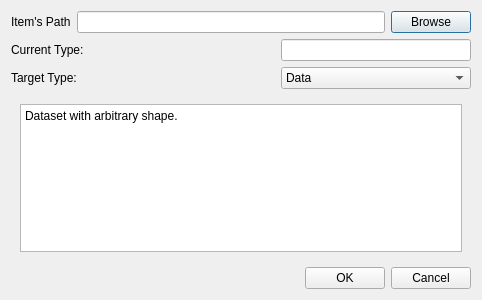
<?xml version="1.0" encoding="UTF-8"?>
<ui version="4.0">
 <class>Dialog</class>
 <widget class="QDialog" name="Dialog">
  <property name="geometry">
   <rect>
    <x>0</x>
    <y>0</y>
    <width>482</width>
    <height>300</height>
   </rect>
  </property>
  <property name="windowTitle">
   <string>Dialog</string>
  </property>
  <layout class="QVBoxLayout" name="verticalLayout_4">
   <item>
    <layout class="QHBoxLayout" name="horizontalLayout">
     <item>
      <widget class="QLabel" name="label">
       <property name="text">
        <string>Item's Path</string>
       </property>
      </widget>
     </item>
     <item>
      <widget class="QLineEdit" name="lineEdit_item_path"/>
     </item>
     <item>
      <widget class="QPushButton" name="pushButton_browse">
       <property name="text">
        <string>Browse</string>
       </property>
      </widget>
     </item>
    </layout>
   </item>
   <item>
    <layout class="QHBoxLayout" name="horizontalLayout_2">
     <item>
      <layout class="QVBoxLayout" name="verticalLayout_2">
       <item>
        <widget class="QLabel" name="label_2">
         <property name="text">
          <string>Current Type:</string>
         </property>
        </widget>
       </item>
       <item>
        <widget class="QLabel" name="label_3">
         <property name="text">
          <string>Target Type:</string>
         </property>
        </widget>
       </item>
      </layout>
     </item>
     <item>
      <spacer name="horizontalSpacer">
       <property name="orientation">
        <enum>Qt::Horizontal</enum>
       </property>
       <property name="sizeHint" stdset="0">
        <size>
         <width>40</width>
         <height>20</height>
        </size>
       </property>
      </spacer>
     </item>
     <item>
      <layout class="QVBoxLayout" name="verticalLayout_3">
       <item>
        <widget class="QLineEdit" name="lineEdit_current_type"/>
       </item>
       <item>
        <widget class="QComboBox" name="comboBox_target_type">
         <item>
          <property name="text">
           <string>Data</string>
          </property>
         </item>
         <item>
          <property name="text">
           <string>Line</string>
          </property>
         </item>
         <item>
          <property name="text">
           <string>Image</string>
          </property>
         </item>
         <item>
          <property name="text">
           <string>VectorField</string>
          </property>
         </item>
         <item>
          <property name="text">
           <string>FourDSTEM</string>
          </property>
         </item>
        </widget>
       </item>
      </layout>
     </item>
    </layout>
   </item>
   <item>
    <widget class="QStackedWidget" name="stackedWidget_introduce">
     <property name="currentIndex">
      <number>0</number>
     </property>
     <widget class="QWidget" name="page_data">
      <layout class="QVBoxLayout" name="verticalLayout_8">
       <item>
        <widget class="QTextBrowser" name="textBrowser_data">
         <property name="html">
          <string>&lt;!DOCTYPE HTML PUBLIC &quot;-//W3C//DTD HTML 4.0//EN&quot; &quot;http://www.w3.org/TR/REC-html40/strict.dtd&quot;&gt;
&lt;html&gt;&lt;head&gt;&lt;meta name=&quot;qrichtext&quot; content=&quot;1&quot; /&gt;&lt;meta charset=&quot;utf-8&quot; /&gt;&lt;style type=&quot;text/css&quot;&gt;
p, li { white-space: pre-wrap; }
&lt;/style&gt;&lt;/head&gt;&lt;body style=&quot; font-family:'Microsoft YaHei UI'; font-size:9pt; font-weight:400; font-style:normal;&quot;&gt;
&lt;p style=&quot; margin-top:0px; margin-bottom:0px; margin-left:0px; margin-right:0px; -qt-block-indent:0; text-indent:0px;&quot;&gt;Dataset with arbitrary shape. &lt;/p&gt;&lt;/body&gt;&lt;/html&gt;</string>
         </property>
        </widget>
       </item>
      </layout>
     </widget>
     <widget class="QWidget" name="page_line">
      <layout class="QVBoxLayout" name="verticalLayout_7">
       <item>
        <widget class="QTextBrowser" name="textBrowser_line">
         <property name="html">
          <string>&lt;!DOCTYPE HTML PUBLIC &quot;-//W3C//DTD HTML 4.0//EN&quot; &quot;http://www.w3.org/TR/REC-html40/strict.dtd&quot;&gt;
&lt;html&gt;&lt;head&gt;&lt;meta name=&quot;qrichtext&quot; content=&quot;1&quot; /&gt;&lt;meta charset=&quot;utf-8&quot; /&gt;&lt;style type=&quot;text/css&quot;&gt;
p, li { white-space: pre-wrap; }
&lt;/style&gt;&lt;/head&gt;&lt;body style=&quot; font-family:'Microsoft YaHei UI'; font-size:9pt; font-weight:400; font-style:normal;&quot;&gt;
&lt;p style=&quot; margin-top:0px; margin-bottom:0px; margin-left:0px; margin-right:0px; -qt-block-indent:0; text-indent:0px;&quot;&gt;The shape of Line should be (length,), i.e. it must be a 1-dimensional array.&lt;/p&gt;&lt;/body&gt;&lt;/html&gt;</string>
         </property>
        </widget>
       </item>
      </layout>
     </widget>
     <widget class="QWidget" name="page_image">
      <layout class="QVBoxLayout" name="verticalLayout_6">
       <item>
        <widget class="QTextBrowser" name="textBrowser_image">
         <property name="html">
          <string>&lt;!DOCTYPE HTML PUBLIC &quot;-//W3C//DTD HTML 4.0//EN&quot; &quot;http://www.w3.org/TR/REC-html40/strict.dtd&quot;&gt;
&lt;html&gt;&lt;head&gt;&lt;meta name=&quot;qrichtext&quot; content=&quot;1&quot; /&gt;&lt;meta charset=&quot;utf-8&quot; /&gt;&lt;style type=&quot;text/css&quot;&gt;
p, li { white-space: pre-wrap; }
&lt;/style&gt;&lt;/head&gt;&lt;body style=&quot; font-family:'Microsoft YaHei UI'; font-size:9pt; font-weight:400; font-style:normal;&quot;&gt;
&lt;p style=&quot; margin-top:0px; margin-bottom:0px; margin-left:0px; margin-right:0px; -qt-block-indent:0; text-indent:0px;&quot;&gt;The shape of Image should be like (height, width). NOTE: all images considered here are single channel, NOT RGB/RGBA or other colored images. &lt;/p&gt;&lt;/body&gt;&lt;/html&gt;</string>
         </property>
        </widget>
       </item>
      </layout>
     </widget>
     <widget class="QWidget" name="page_vector_field">
      <layout class="QVBoxLayout" name="verticalLayout_5">
       <item>
        <widget class="QTextBrowser" name="textBrowser_vector_field">
         <property name="html">
          <string>&lt;!DOCTYPE HTML PUBLIC &quot;-//W3C//DTD HTML 4.0//EN&quot; &quot;http://www.w3.org/TR/REC-html40/strict.dtd&quot;&gt;
&lt;html&gt;&lt;head&gt;&lt;meta name=&quot;qrichtext&quot; content=&quot;1&quot; /&gt;&lt;meta charset=&quot;utf-8&quot; /&gt;&lt;style type=&quot;text/css&quot;&gt;
p, li { white-space: pre-wrap; }
&lt;/style&gt;&lt;/head&gt;&lt;body style=&quot; font-family:'Microsoft YaHei UI'; font-size:9pt; font-weight:400; font-style:normal;&quot;&gt;
&lt;p style=&quot; margin-top:0px; margin-bottom:0px; margin-left:0px; margin-right:0px; -qt-block-indent:0; text-indent:0px;&quot;&gt;The shape of the Vector Field should be like (2,  height, width), in which the first layer of the tensor is the i-direction component distribution of the vector field, while the second layer is the j-direction distribution. &lt;/p&gt;
&lt;p style=&quot;-qt-paragraph-type:empty; margin-top:0px; margin-bottom:0px; margin-left:0px; margin-right:0px; -qt-block-indent:0; text-indent:0px;&quot;&gt;&lt;br /&gt;&lt;/p&gt;
&lt;p style=&quot; margin-top:0px; margin-bottom:0px; margin-left:0px; margin-right:0px; -qt-block-indent:0; text-indent:0px;&quot;&gt;In 4D-STEM, vector field can be produced by Differentiate Phase Contrast (DPC) with segmented electron detectors, Center of Mass (CoM) and by calculating gradient of a 2D scalar matrix (typically potential or phase). &lt;/p&gt;&lt;/body&gt;&lt;/html&gt;</string>
         </property>
        </widget>
       </item>
      </layout>
     </widget>
     <widget class="QWidget" name="page_fourdstem">
      <layout class="QVBoxLayout" name="verticalLayout">
       <item>
        <widget class="QTextBrowser" name="textBrowser_fourdstem">
         <property name="html">
          <string>&lt;!DOCTYPE HTML PUBLIC &quot;-//W3C//DTD HTML 4.0//EN&quot; &quot;http://www.w3.org/TR/REC-html40/strict.dtd&quot;&gt;
&lt;html&gt;&lt;head&gt;&lt;meta name=&quot;qrichtext&quot; content=&quot;1&quot; /&gt;&lt;meta charset=&quot;utf-8&quot; /&gt;&lt;style type=&quot;text/css&quot;&gt;
p, li { white-space: pre-wrap; }
&lt;/style&gt;&lt;/head&gt;&lt;body style=&quot; font-family:'Microsoft YaHei UI'; font-size:9pt; font-weight:400; font-style:normal;&quot;&gt;
&lt;p style=&quot; margin-top:0px; margin-bottom:0px; margin-left:0px; margin-right:0px; -qt-block-indent:0; text-indent:0px;&quot;&gt;The shape of the 4D-STEM dataset should be like (scan_i, scan_j, dp_i, dp_j), where scan_i and scan_j indicate scanning steps of electron beam (probe), and dp_i and dp_j are the length of every single image (diffraction pattern) acquired by the camera.&lt;/p&gt;&lt;/body&gt;&lt;/html&gt;</string>
         </property>
        </widget>
       </item>
      </layout>
     </widget>
    </widget>
   </item>
   <item>
    <layout class="QHBoxLayout" name="horizontalLayout_3">
     <item>
      <spacer name="horizontalSpacer_2">
       <property name="orientation">
        <enum>Qt::Horizontal</enum>
       </property>
       <property name="sizeHint" stdset="0">
        <size>
         <width>40</width>
         <height>20</height>
        </size>
       </property>
      </spacer>
     </item>
     <item>
      <widget class="QPushButton" name="pushButton_ok">
       <property name="text">
        <string>OK</string>
       </property>
      </widget>
     </item>
     <item>
      <widget class="QPushButton" name="pushButton_cancel">
       <property name="text">
        <string>Cancel</string>
       </property>
      </widget>
     </item>
    </layout>
   </item>
  </layout>
 </widget>
 <resources/>
 <connections/>
</ui>
